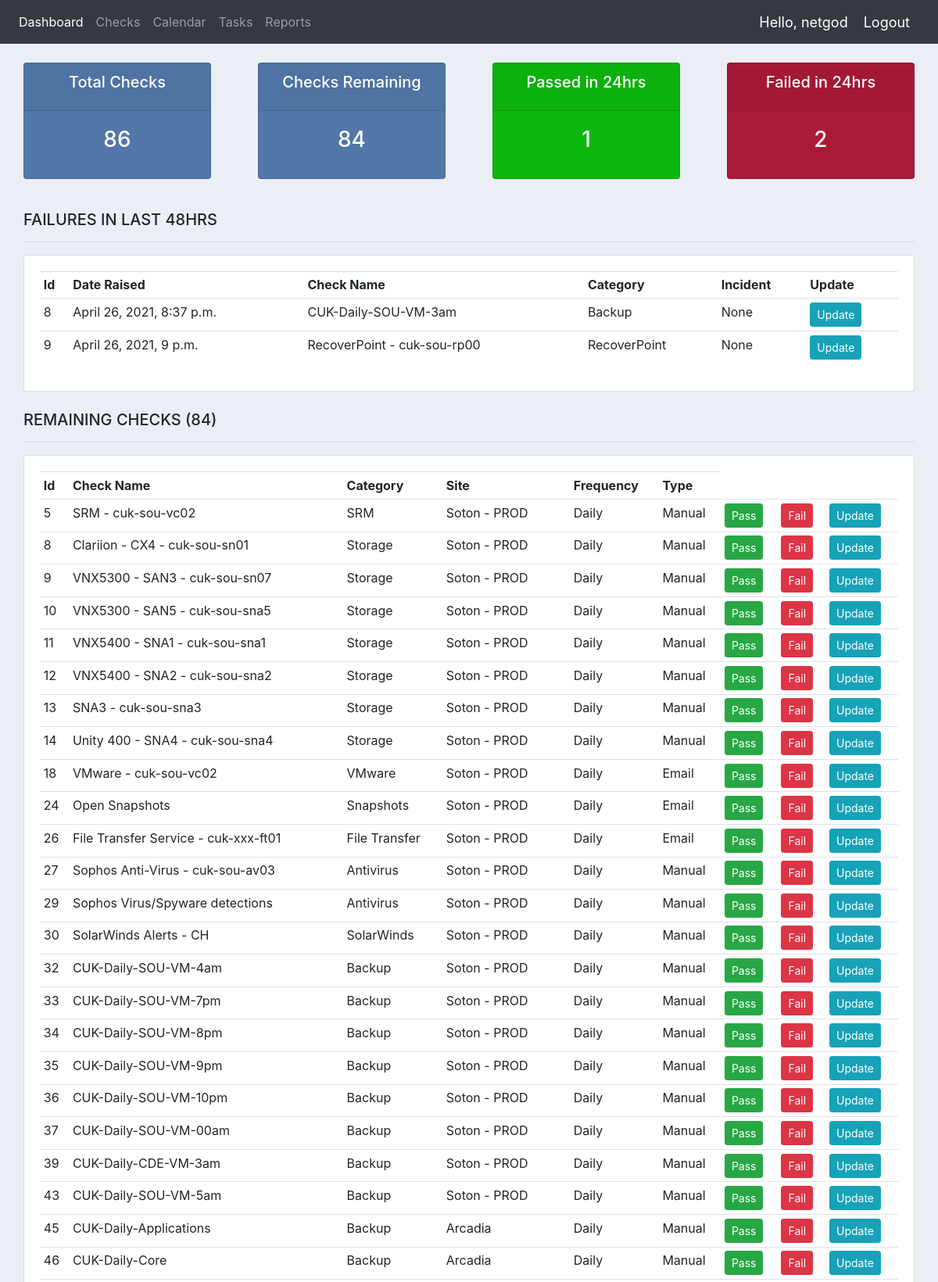
The app's page / (signed in, upper part) with its own data.
### main/models.py (models this page shows, shortened)
class Result(models.Model):
    RESULTSTATE = (
        ('Passed', 'Passed'),
        ('Failed', 'Failed'),
    )
    check_id = models.ForeignKey(Check, null=True, on_delete=models.SET_NULL)
    incident_id = models.ForeignKey(Incident, null=True, on_delete=models.SET_NULL)
    status = models.CharField(max_length=200, null=True, choices=RESULTSTATE)
    notes = models.CharField(max_length=500, null=True, default='null')
    date_time = models.DateTimeField(auto_now_add=True, null=True)

class Check(models.Model):
    FREQUENCY = (
        ('Daily', 'Daily'),
        ('Weekly', 'Weekly'),
        ('Monthly', 'Monthly'),
    )
    AUTO = (
        ('Manual', 'Manual'),
        ('Email', 'Email'),
        ('Automated', 'Automated'),
    )
    name = models.CharField(max_length=200, null=True)
    check_frequency = models.CharField(max_length=200, null=True, choices=FREQUENCY, default='Daily')
    check_automation = models.CharField(max_length=200, null=True, choices=AUTO, default='Manual')
    category_id = models.ForeignKey(Category, null=True, on_delete=models.SET_NULL)
    site_id = models.ForeignKey(Site, null=True, on_delete=models.SET_NULL)
    team_id = models.ForeignKey(Team, null=True, on_delete=models.SET_NULL)
    tag_id = models.ManyToManyField(Tag)
    def __str__(self):
        return self.name

class Category(models.Model):
    name = models.CharField(max_length=200, null=True)
    def __str__(self):
        return self.name

class Site(models.Model):
    name = models.CharField(max_length=200, null=True)
    def __str__(self):
        return self.name

### main/views.py (the view)
# urls.py: 2. Add a URL to urlpatterns:  path('', views.home, name='home')
def home(request):
    checklist = Check.objects.all()
    total_checks = checklist.count()
    resultlist = Result.objects.all()
    totalfails = Result.objects.filter(status='Failed')
    totalfailscount = totalfails.count()
    totalpass = Result.objects.filter(status='Passed')
    totalpasscount = totalpass.count()
    test = Check.objects.exclude(result__status='Passed').exclude(result__status='Failed').count
    remaining = Check.objects.exclude(result__status='Passed').exclude(result__status='Failed').order_by('site_id')
    category = Category.objects.all()
    context = {'total_checks': total_checks, 'checklist': checklist, 'resultlist': resultlist, 'totalfails': totalfails,
               'totalfailscount': totalfailscount, 'totalpasscount': totalpasscount, 'test': test, 'category': category,
               'remaining': remaining}
    return render(request, 'main/dashboard.html', context)

### main/templates/main/dashboard.html
{%  extends 'main/main.html' %}
{% block content %}
{%  include 'main/status.html' %}
<br>
<div class="col-md-12">
<h5>FAILURES IN LAST 48HRS</h5>
<hr>
    <div class="card card-body">
        <table class="table table-sm">
            <tr>
                <th>Id</th>
                <th>Date Raised</th>
                <th>Check Name</th>
                <th>Category</th>
                <th>Incident</th>
                <th>Update</th>
            </tr>
        {% for result in totalfails %}
            <tr>
                <td>{{result.id}}</td>
                <td>{{result.date_time}}</td>
                <td>{{result.check_id}}</td>
                <td>{{result.check_id.category_id}}</td>
                <td>{{result.incident_id}}</td>
                <td><a class="btn btn-sm btn-info" href="">Update</a></td>
            </tr>
        {% endfor %}
        </table>
    </div>
</div>
<br>
<div class="col-md-12">
<h5>REMAINING CHECKS ({{test}})</h5>
<hr>
    <div class="card card-body">
        <table class="table table-sm">
            <tr>
                <th>Id</th>
                <th>Check Name</th>
                <th>Category</th>
                <th>Site</th>
                <th>Frequency</th>
                <th>Type</th>
            </tr>
        {% for result in remaining %}
            <tr>
                <td>{{result.id}}</td>
                <td>{{result.name}}</td>
                <td>{{result.category_id}}</td>
                <td>{{result.site_id}}</td>
                <td>{{result.check_frequency}}</td>
                <td>{{result.check_automation}}</td>
                <td><a class="btn btn-sm btn-success" href="#">Pass</a></td>
                <td><a class="btn btn-sm btn-danger" href="#">Fail</a></td>
                <td><a class="btn btn-sm btn-info" href="#">Update</a></td>
            </tr>
        {% endfor %}
        </table>
    </div>
</div>
{% endblock %}

### main/templates/main/navbar.html (shortened to what this page needs)
{% load static %}
<nav class="navbar navbar-expand-lg navbar-dark bg-dark">
  <div class="collapse navbar-collapse" id="navbarNav">
    <ul class="navbar-nav">
      {% if request.user.is_staff %}
      <li class="nav-item active">
        <a class="nav-link" href="{% url 'home' %}">Dashboard</a>
      </li>
      <li class="nav-item">
        <a class="nav-link" href="{% url 'beta' %}">Checks</a>
      </li>
      <li class="nav-item">
        <a class="nav-link" href="{% url 'calendar' %}">Calendar</a>
      </li>
      <li class="nav-item">
        <a class="nav-link" href="{% url 'tasks' %}">Tasks</a>
      </li>
      <li class="nav-item">
        <a class="nav-link" href="{% url 'report' %}">Reports</a>
      </li>
      {% else %}
       <li class="nav-item">
        <a class="nav-link" href="#">Settings</a>
      </li>
      {% endif %}
    </ul>
  </div>
  <span class="hello-msg">Hello, {{request.user}}</span>
  <span ><a  class="hello-msg" href="#">Logout</a></span>
</nav>

### static/css/main.css (style rules this page uses)
body { background-color: #ebeff5; }

### main/templates/main/navbar.html (style rules this page uses)
.hello-msg { font-size: 18px; color: #fff; margin-right: 20px; }

### records on screen
Result: id "8", date_time "April 26, 2021, 8:37 p.m.", check_id "CUK-Daily-SOU-VM-3am", check_id.category_id "Backup", incident_id "None"
Result: id "9", date_time "April 26, 2021, 9 p.m.", check_id "RecoverPoint - cuk-sou-rp00", check_id.category_id "RecoverPoint", incident_id "None"
Check: id "5", name "SRM - cuk-sou-vc02", category_id "SRM", site_id "Soton - PROD", check_frequency "Daily", check_automation "Manual"
Check: id "8", name "Clariion - CX4 - cuk-sou-sn01", category_id "Storage", site_id "Soton - PROD", check_frequency "Daily", check_automation "Manual"
Check: id "9", name "VNX5300 - SAN3 - cuk-sou-sn07", category_id "Storage", site_id "Soton - PROD", check_frequency "Daily", check_automation "Manual"
Check: id "10", name "VNX5300 - SAN5 - cuk-sou-sna5", category_id "Storage", site_id "Soton - PROD", check_frequency "Daily", check_automation "Manual"
Check: id "11", name "VNX5400 - SNA1 - cuk-sou-sna1", category_id "Storage", site_id "Soton - PROD", check_frequency "Daily", check_automation "Manual"
Check: id "12", name "VNX5400 - SNA2 - cuk-sou-sna2", category_id "Storage", site_id "Soton - PROD", check_frequency "Daily", check_automation "Manual"
Check: id "13", name "SNA3 - cuk-sou-sna3", category_id "Storage", site_id "Soton - PROD", check_frequency "Daily", check_automation "Manual"
Check: id "14", name "Unity 400 - SNA4 - cuk-sou-sna4", category_id "Storage", site_id "Soton - PROD", check_frequency "Daily", check_automation "Manual"
Check: id "18", name "VMware - cuk-sou-vc02", category_id "VMware", site_id "Soton - PROD", check_frequency "Daily", check_automation "Email"
Check: id "24", name "Open Snapshots", category_id "Snapshots", site_id "Soton - PROD", check_frequency "Daily", check_automation "Email"
Check: id "26", name "File Transfer Service - cuk-xxx-ft01", category_id "File Transfer", site_id "Soton - PROD", check_frequency "Daily", check_automation "Email"
Check: id "27", name "Sophos Anti-Virus - cuk-sou-av03", category_id "Antivirus", site_id "Soton - PROD", check_frequency "Daily", check_automation "Manual"
Check: id "29", name "Sophos Virus/Spyware detections", category_id "Antivirus", site_id "Soton - PROD", check_frequency "Daily", check_automation "Manual"
Check: id "30", name "SolarWinds Alerts - CH", category_id "SolarWinds", site_id "Soton - PROD", check_frequency "Daily", check_automation "Manual"
Check: id "32", name "CUK-Daily-SOU-VM-4am", category_id "Backup", site_id "Soton - PROD", check_frequency "Daily", check_automation "Manual"
Check: id "33", name "CUK-Daily-SOU-VM-7pm", category_id "Backup", site_id "Soton - PROD", check_frequency "Daily", check_automation "Manual"
Check: id "34", name "CUK-Daily-SOU-VM-8pm", category_id "Backup", site_id "Soton - PROD", check_frequency "Daily", check_automation "Manual"
Check: id "35", name "CUK-Daily-SOU-VM-9pm", category_id "Backup", site_id "Soton - PROD", check_frequency "Daily", check_automation "Manual"
Check: id "36", name "CUK-Daily-SOU-VM-10pm", category_id "Backup", site_id "Soton - PROD", check_frequency "Daily", check_automation "Manual"
Check: id "37", name "CUK-Daily-SOU-VM-00am", category_id "Backup", site_id "Soton - PROD", check_frequency "Daily", check_automation "Manual"
Check: id "39", name "CUK-Daily-CDE-VM-3am", category_id "Backup", site_id "Soton - PROD", check_frequency "Daily", check_automation "Manual"
Check: id "43", name "CUK-Daily-SOU-VM-5am", category_id "Backup", site_id "Soton - PROD", check_frequency "Daily", check_automation "Manual"
Check: id "45", name "CUK-Daily-Applications", category_id "Backup", site_id "Arcadia", check_frequency "Daily", check_automation "Manual"
Check: id "46", name "CUK-Daily-Core", category_id "Backup", site_id "Arcadia", check_frequency "Daily", check_automation "Manual"

### other values on screen
{{ request.user }} "netgod"
{{ total_checks }} "86"
{{ test }} "84"
{{ totalpasscount }} "1"
{{ totalfailscount }} "2"
